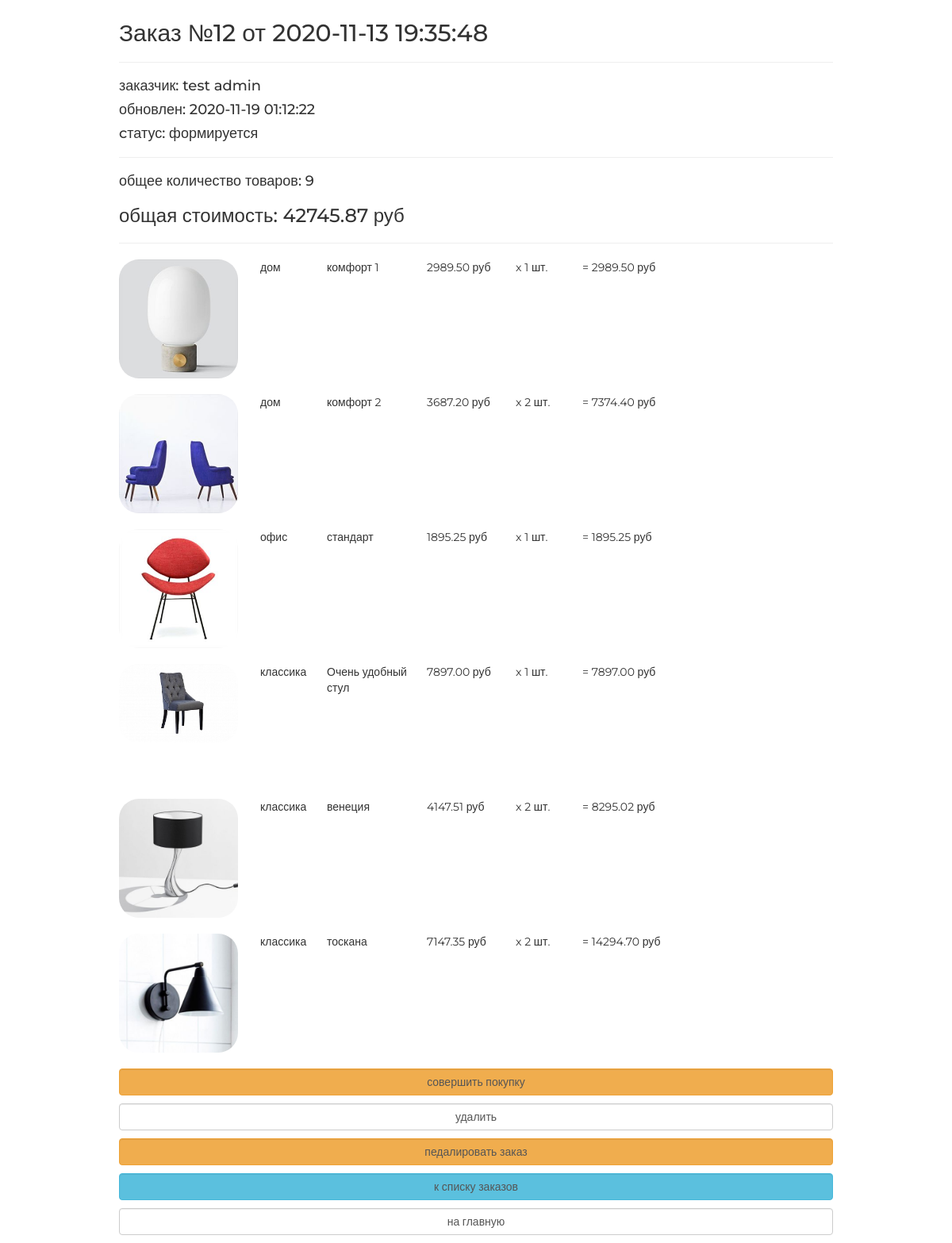
Page /order/read/12/ (signed in) on the committed database.
### orderapp/models.py (models this page shows, shortened)
class Order(models.Model):
    FORMING = 'FM'
    SENT_TO_PROCESSING = 'STP'
    PROCESSED = 'PRD'
    PAID = 'PD'
    READY = 'RDY'
    DONE = 'DN'
    CANCELLED = 'CNC'
    ORDER_STATUSES = (
        (FORMING, 'формируется'),
        (SENT_TO_PROCESSING, 'отправлен в обработку'),
        (PROCESSED, 'обработан'),
        (PAID, 'оплачен'),
        (READY, 'готов к выдаче'),
        (DONE, 'выдан'),
        (CANCELLED, 'отменен'),
    )
    user = models.ForeignKey(settings.AUTH_USER_MODEL, on_delete=models.CASCADE, verbose_name='пользователь')
    created = models.DateTimeField(auto_now_add=True, verbose_name='дата создания')
    updated = models.DateTimeField(auto_now=True, verbose_name='дата изменения')
    status = models.CharField(max_length=3, choices=ORDER_STATUSES, default=FORMING, verbose_name='статус заказа')
    is_active = models.BooleanField(db_index=True, default=True, verbose_name='активен')
    class Meta:
        ordering = ('-created',)
        verbose_name = 'заказ'
        verbose_name_plural = 'заказы'
    def get_summary(self):
        items = self.orderitems.select_related()
        total_quantity = sum(list(map(lambda x: x.quantity, items)))
        total_cost = sum(list(map(lambda x: x.quantity * x.product.price, items)))
        return {
            'total_quantity': total_quantity,
            'total_cost': total_cost,
        }

class OrderItem(models.Model):
    order = models.ForeignKey(Order, related_name='orderitems', on_delete=models.CASCADE, verbose_name='заказ')
    product = models.ForeignKey(Product, on_delete=models.CASCADE, verbose_name='продукт')
    quantity = models.PositiveSmallIntegerField(default=0, verbose_name='количество')
    def get_product_cost(self):
        return self.product.price * self.quantity

### authapp/models.py (models this page shows, shortened)
class ShopUser(AbstractUser):
    avatar = models.ImageField(upload_to='users_avatars', blank=True, verbose_name='аватар')
    age = models.PositiveSmallIntegerField(verbose_name='Возраст', default=18)
    activation_key = models.CharField(max_length=128, blank=True)
    activation_key_expires = models.DateTimeField(default=(now() + timedelta(hours=48)))

### mainapp/models.py (models this page shows, shortened)
class Product(models.Model):
    category = models.ForeignKey(ProductCategory, on_delete=models.CASCADE)
    name = models.CharField(max_length=128, verbose_name='имя')
    image = models.ImageField(upload_to='products_images', blank=True, verbose_name='изображение')
    short_desc = models.CharField(max_length=128, verbose_name='краткое описание', blank=True)
    description = models.TextField(blank=True, verbose_name='описание')
    price = models.DecimalField(max_digits=8, decimal_places=2, default=0, verbose_name='цена')
    quantity = models.PositiveSmallIntegerField(default=0, verbose_name='количество товара')
    is_active = models.BooleanField(db_index=True, default=True, verbose_name='активен')
    class Meta:
        verbose_name = 'продукт'
        verbose_name_plural = 'продукты'

class ProductCategory(models.Model):
    name = models.CharField(max_length=64, unique=True, verbose_name='имя')
    description = models.TextField(blank=True, verbose_name='описание')
    is_active = models.BooleanField(db_index=True, verbose_name='активна', default=True)
    class Meta:
        verbose_name = 'категория'
        verbose_name_plural = 'категории'

### orderapp/views.py (the view)
# urls.py: path('read/<pk>/', orderapp.OrderRead.as_view(), name='order_read'),
class OrderRead(DetailView):
    model = Order
    @method_decorator(login_required())
    def dispatch(self, *args, **kwargs):
        return super(DetailView, self).dispatch(*args, **kwargs)
    def get_context_data(self, **kwargs):
        context = super().get_context_data(**kwargs)
        context['title'] = f'детали заказа №{self.object.id}'
        return context

### adminapp/templatetags/custom_tags.py (called while the page is built)
@register.filter(name='media_folder_products')
def media_folder_products(string):
    if not string:
        string = 'products_images/default.jpg'
    return f'{settings.MEDIA_URL}{string}'

### mainapp/context_processors.py (called while the page is built)
def basket(request):
    basket_items = []
    if request.user.is_authenticated:
        basket_items = request.user.basket.select_related()
    return {
        'basket': basket_items
    }

### orderapp/templates/orderapp/order_detail.html
{% extends "orderapp/base.html" %}
{% load static %}
{% load custom_tags %}
{% block content %}
    {% include 'orderapp/inc/inc_order_summary.html' %}
    <div class="basket_list">
        {% for item in object.orderitems.select_related %}
            <div class="basket_record">
                <img src="{{ item.product.image|media_folder_products }}"
                     alt="{{ item.product.short_desc }}">
                <span class="category_name">
                   {{ item.product.category.name }}
               </span>
                <span class="product_name">{{ item.product.name }}</span>
                <span class="product_price">
                   {{ item.product.price }}&nbspруб
               </span>
                <span class="product_quantitiy">
                   x {{ item.quantity }} шт.
               </span>
                <span class="product_cost">
                    = {{ item.get_product_cost }}&nbspруб
               </span>
            </div>
        {% endfor %}
    </div>
    {% include 'orderapp/inc/inc_order_actions.html' %}
{% endblock %}

### orderapp/templates/orderapp/inc/inc_order_summary.html (shortened to what this page needs)
{% if object %}
    <div class="h2">Заказ №{{ object.pk }} от {{ object.created|date:"Y-m-d H:i:s" }}</div>
    <hr>
    <div class="h4">заказчик: {{ user.last_name }} {{ user.first_name }} </div>
    <div class="h4">обновлен: {{ object.updated|date:"Y-m-d H:i:s" }}</div>
    <div class="h4">cтатус: {{ object.get_status_display }}</div>
    <hr>
    {% with object_summary=object.get_summary %}
        <div class="h4">
            общее количество товаров:
            <span class="order_total_quantity">
            {{ object_summary.total_quantity }}
        </span>
        </div>
        <div class="h3">
            общая стоимость:
            <span class="order_total_cost">
            {{ object_summary.total_cost }}
        </span> руб
        </div>
    {% endwith %}
{% endif %}
<hr>

### static/css/style.css (style rules this page uses)
* { margin: 0; padding: 0; }
.order_container img { display: block; float: left; width: 150px; border-radius: 25px; }
body { font-family: 'Montserrat', sans-serif; }
html, body { height: 100%; }
.basket_list span.category_name { margin-left: 2em; width: 5em; position: relative; display: block; float: left; }
.basket_list span.product_name { margin-left: 1em; width: 8em; position: relative; display: block; float: left; }
.basket_list span.product_price { margin-left: 1em; width: 7em; position: relative; display: block; float: left; }
.basket_list span.product_quantitiy { margin-left: 1em; width: 5em; position: relative; display: block; float: left; }
.basket_list span.product_cost { margin-left: 1em; width: 10em; position: relative; display: block; float: left; }
.basket_list .basket_record { position: relative; display: block; height: 170px; float: none; }

### rows in the picture
Order: pk "12", created "2020-11-13 19:35:48", updated "2020-11-19 01:12:22", status "формируется"
ShopUser: last_name "test", first_name "admin"
OrderItem: product.image|media_folder_products (picture), product.category.name "дом", product.name "комфорт 1", product.price "2989.50", quantity "1", get_product_cost "2989.50"
OrderItem: product.image|media_folder_products (picture), product.category.name "дом", product.name "комфорт 2", product.price "3687.20", quantity "2", get_product_cost "7374.40"
OrderItem: product.image|media_folder_products (picture), product.category.name "офис", product.name "стандарт", product.price "1895.25", quantity "1", get_product_cost "1895.25"
OrderItem: product.image|media_folder_products (picture), product.category.name "классика", product.name "Очень удобный стул", product.price "7897.00", quantity "1", get_product_cost "7897.00"
OrderItem: product.image|media_folder_products (picture), product.category.name "классика", product.name "венеция", product.price "4147.51", quantity "2", get_product_cost "8295.02"
OrderItem: product.image|media_folder_products (picture), product.category.name "классика", product.name "тоскана", product.price "7147.35", quantity "2", get_product_cost "14294.70"

### other values in the picture
{{ object_summary.total_quantity }} "9"
{{ object_summary.total_cost }} "42745.87"
